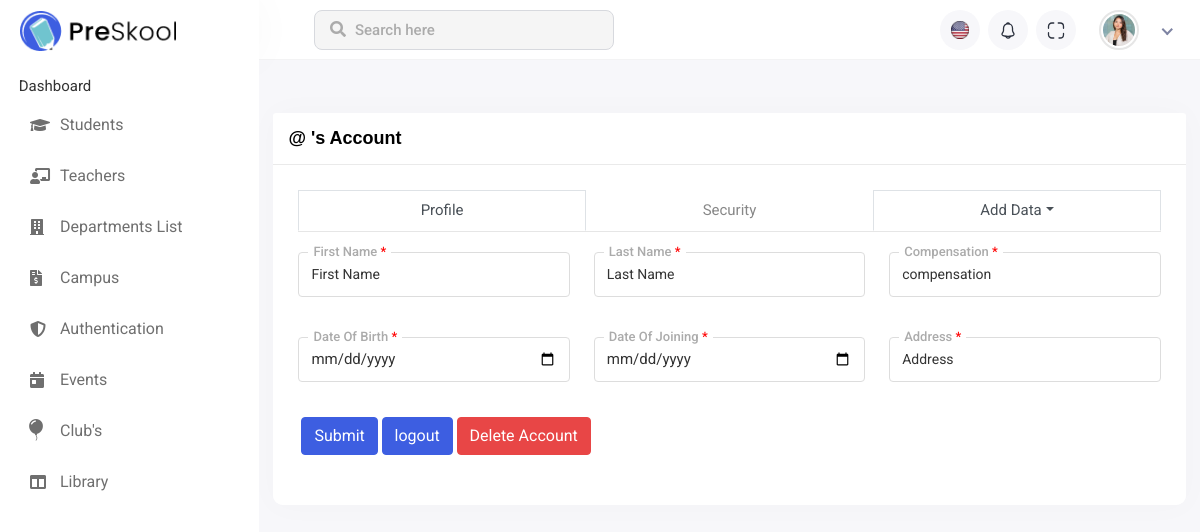
Before: /profile_page_teacher/ with the older database file.
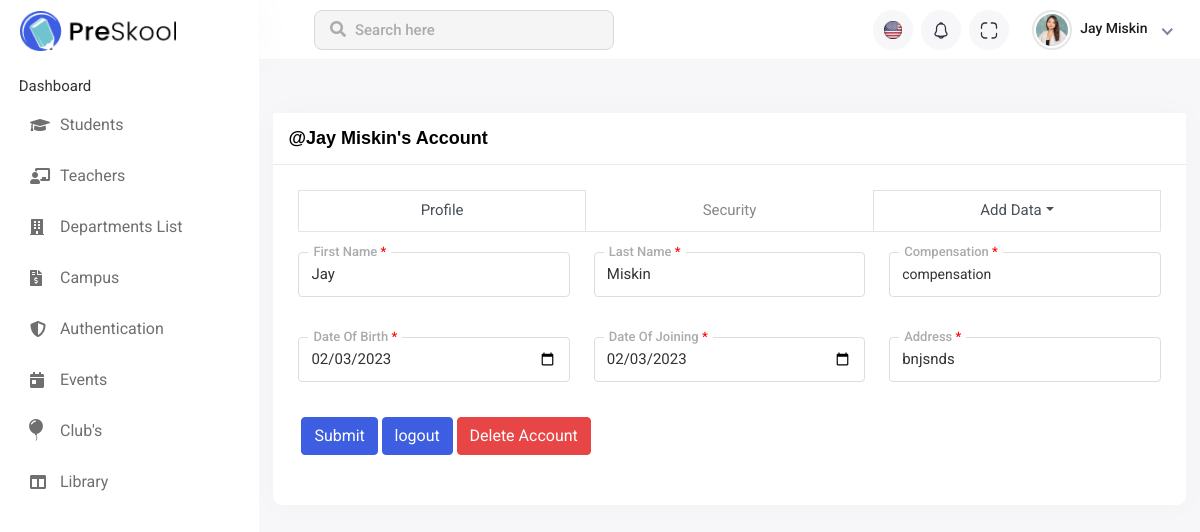
After: the same page with the newer database file.
### institute_App/models.py (models this page shows, shortened)
class Common(models.Model):
    Master=models.ForeignKey(Master, on_delete=models.CASCADE)
    Name=models.CharField(max_length=50)
    DateOfBirth=models.DateField(default='2022-11-21')
    DateOfJoining=models.DateField(default='2022-11-21')
    Address=models.CharField(max_length=100)
    class Meta:
        db_table="common"

### institute_App/views.py (the view)
# urls.py: path('profile_page_teacher/',profile_page_teacher,name='profile_page_teacher'),
def profile_page_teacher(request):
    return render (request,'profile_page_teacher.html',data)

### institute_App/templates/profile_page_teacher.html (shortened to what the changed rows need)
{% extends 'base.html' %}
{% load static %}
{% block main_content %}
<div class="header">
    <ul class="nav user-menu">
        <li class="nav-item dropdown has-arrow new-user-menus">
            <a href="#" class="dropdown-toggle nav-link" data-bs-toggle="dropdown">
                <span class="user-img">
                    <div class="user-text">
                        <h6>{{user_data.first_name}} {{user_data.last_name}}</h6>
                    </div>
                </span>
            </a>
        </li>
    </ul>
</div><br><br>
<div class="page-wrapper mt-0">
    <div class="content container-fluid">
        <div class="row">
            <div class="col-sm-12">
                <div class="card bg-white">
                    <div class="card-header">
                        <h5 class="card-title">@{{user_data.first_name}} {{user_data.last_name}}'s Account</h5>
                    </div>
                    <div class="card-body">
                        <div class="tab-content">
                            <div class="tab-pane active" id="basic-justified-tab1">
                                <form action="{% url 'profile_update_teacher' %}" method="post">
                                    <div class="row">
                                        <div class="col-12 col-sm-4">
                                            <div class="form-group local-forms">
                                                <label>First Name <span class="login-danger">*</span></label>
                                                <input type="text" name='first_name' class="form-control"
                                                    placeholder="First Name" value="{{user_data.first_name}}" required>
                                            </div>
                                        </div>
                                        <div class="col-12 col-sm-4">
                                            <div class="form-group local-forms">
                                                <label>Last Name <span class="login-danger">*</span></label>
                                                <input type="text" name="last_name" class="form-control"
                                                    placeholder="Last Name" value="{{user_data.last_name}}" required>
                                            </div>
                                        </div>
                                        <div class="col-12 col-sm-4">
                                            <div class="form-group local-forms">
                                                <label>Date Of Birth <span class="login-danger">*</span></label>
                                                <input class="form-control " name='dateofbirth' type="date"
                                                    value="{{user_data.DateOfBirth}}" placeholder="YYYY-MM-DD" required>
                                            </div>
                                        </div>
                                        <div class="col-12 col-sm-4">
                                            <div class="form-group local-forms">
                                                <label>Date Of Joining <span class="login-danger">*</span></label>
                                                <input type="date" class="form-control" name='dateofjoining'
                                                    value="{{user_data.DateOfJoining}}" placeholder="YYYY-MM-DD"
                                                    required>
                                            </div>
                                        </div>
                                        <div class="col-12 col-sm-4">
                                            <div class="form-group local-forms">
                                                <label>Address <span class="login-danger">*</span></label>
                                                <input type="text" class="form-control" name="address"
                                                    placeholder="Address" value="{{user_data.Address}}" required>
                                            </div>
                                        </div>
                                    </div>
                                </form>
                            </div>
                        </div>
                    </div>
                </div>
            </div>
        </div>
    </div>
</div>
{% endblock %}

Changed rows visible on the page:
added Common: first_name "Jay", last_name "Miskin", dateofbirth "02/03/2023", dateofjoining "02/03/2023", address "bnjsnds"
